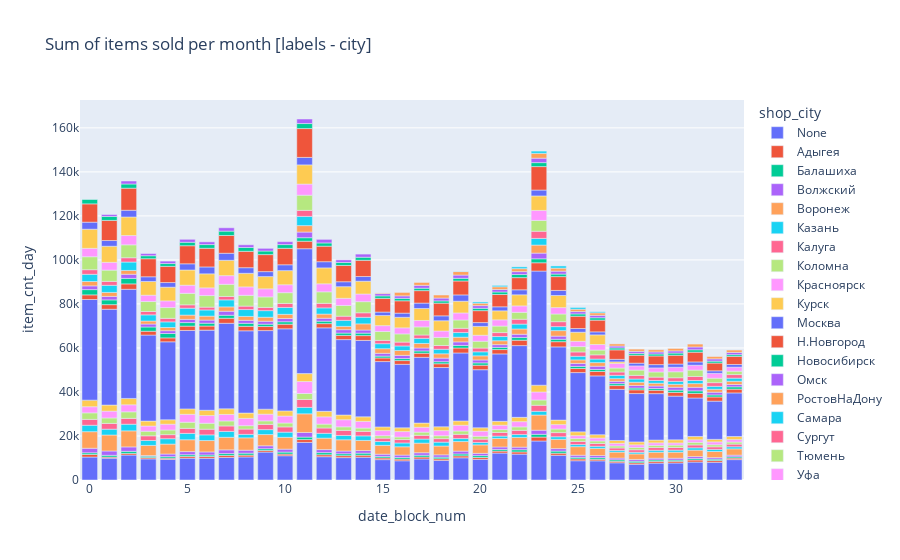

The notebook cell saved with this chart:
### Markdown cell above
## Sales per city

### Code cell
df = full_relations.groupby(['date_block_num','shop_city'], as_index=False).sum(numeric_only=True)
fig = px.bar(df, x='date_block_num', y = 'item_cnt_day', 
             color='shop_city', title="Sum of items sold per month [labels - city]")
fig.show()

### Figure 1 — Plotly figure (JSON) as saved in the notebook; plotly's stock layout.template omitted (floating-point values rounded to 4 significant figures)
{"data": [{"alignmentgroup": "True", "hovertemplate": "shop_city=None<br>date_block_num=%{x}<br>item_cnt_day=%{y}<extra></extra>", "legendgroup": "None", "marker": {"color": "#636efa", "pattern": {"shape": ""}}, "name": "None", "offsetgroup": "None", "orientation": "v", "showlegend": true, "textposition": "auto", "type": "bar", "x": [0, 1, 2, 3, 4, 5, 6, 7, 8, 9, 10, 11, 12, 13, 14, 15, 16, 17, 18, 19, 20, 21, 22, 23, 24, 25, 26, 27, 28, 29, 30, 31, 32, 33], "xaxis": "x", "y": [10437, 9924, 11349, 9595, 9350, 9921, 9895, 10278, 10470, 12694, 11029, 17088, 10589, 10174, 10353, 9254, 8731, 9545, 8886, 10087, 9391, 12250, 11770, 17725, 11244, 8752, 8709, 7819, 7149, 7678, 7728, 8151, 8059, 9267], "yaxis": "y"}, {"alignmentgroup": "True", "hovertemplate": "shop_city=Адыгея<br>date_block_num=%{x}<br>item_cnt_day=%{y}<extra></extra>", "legendgroup": "Адыгея", "marker": {"color": "#EF553B", "pattern": {"shape": ""}}, "name": "Адыгея", "offsetgroup": "Адыгея", "orientation": "v", "showlegend": true, "textposition": "auto", "type": "bar", "x": [0, 1, 2, 3, 4, 5, 6, 7, 8, 9, 10, 11, 12, 13, 14, 15, 16, 17, 18, 19, 20, 21, 22, 23, 24, 25, 26, 27, 28, 29, 30, 31, 32, 33], "xaxis": "x", "y": [1151, 489, 726, 585, 553, 801, 809, 867, 828, 726, 747, 1282, 883, 882, 912, 768, 776, 884, 748, 890, 832, 882, 981, 1780, 928, 833, 711, 679, 689, 790, 789, 928, 776, 689], "yaxis": "y"}, {"alignmentgroup": "True", "hovertemplate": "shop_city=Балашиха<br>date_block_num=%{x}<br>item_cnt_day=%{y}<extra></extra>", "legendgroup": "Балашиха", "marker": {"color": "#00cc96", "pattern": {"shape": ""}}, "name": "Балашиха", "offsetgroup": "Балашиха", "orientation": "v", "showlegend": true, "textposition": "auto", "type": "bar", "x": [0, 1, 2, 3, 4, 5, 6, 7, 8, 9, 10, 11, 12, 13, 14, 15, 16, 17, 18, 19, 20, 21, 22, 23, 24, 25, 26, 27, 28, 29, 30, 31, 32, 33], "xaxis": "x", "y": [767, 801, 949, 648, 703, 765, 679, 858, 889, 787, 899, 1132, 971, 872, 934, 686, 727, 811, 749, 853, 853, 750, 998, 1252, 967, 724, 741, 682, 703, 660, 542, 662, 639, 583], "yaxis": "y"}, {"alignmentgroup": "True", "hovertemplate": "shop_city=Волжский<br>date_block_num=%{x}<br>item_cnt_day=%{y}<extra></extra>", "legendgroup": "Волжский", "marker": {"color": "#ab63fa", "pattern": {"shape": ""}}, "name": "Волжский", "offsetgroup": "Волжский", "orientation": "v", "showlegend": true, "textposition": "auto", "type": "bar", "x": [0, 1, 2, 3, 4, 5, 6, 7, 8, 9, 10, 11, 12, 13, 14, 15, 16, 17, 18, 19, 20, 21, 22, 23, 24, 25, 26, 27, 28, 29, 30, 31, 32, 33], "xaxis": "x", "y": [2066, 1971, 2013, 271, 1200, 1416, 1373, 1694, 1360, 1341, 1344, 2096, 1377, 1233, 1182, 1014, 1093, 1148, 1055, 1295, 1025, 1123, 1188, 1871, 1118, 951, 945, 787, 800, 781, 839, 896, 697, 754], "yaxis": "y"}, {"alignmentgroup": "True", "hovertemplate": "shop_city=Воронеж<br>date_block_num=%{x}<br>item_cnt_day=%{y}<extra></extra>", "legendgroup": "Воронеж", "marker": {"color": "#FFA15A", "pattern": {"shape": ""}}, "name": "Воронеж", "offsetgroup": "Воронеж", "orientation": "v", "showlegend": true, "textposition": "auto", "type": "bar", "x": [0, 1, 2, 3, 4, 5, 6, 7, 8, 9, 10, 11, 12, 13, 14, 15, 16, 17, 18, 19, 20, 21, 22, 23, 24, 25, 26, 27, 28, 29, 30, 31, 32, 33], "xaxis": "x", "y": [7533, 7263, 7295, 4611, 4508, 5379, 5171, 5699, 5612, 5101, 5367, 8473, 5199, 5110, 4593, 4030, 3768, 4360, 4010, 4352, 3863, 3877, 4413, 6890, 4229, 3895, 3252, 2712, 2504, 2723, 2751, 2945, 2776, 2857], "yaxis": "y"}, {"alignmentgroup": "True", "hovertemplate": "shop_city=Казань<br>date_block_num=%{x}<br>item_cnt_day=%{y}<extra></extra>", "legendgroup": "Казань", "marker": {"color": "#19d3f3", "pattern": {"shape": ""}}, "name": "Казань", "offsetgroup": "Казань", "orientation": "v", "showlegend": true, "textposition": "auto", "type": "bar", "x": [0, 1, 2, 3, 4, 5, 6, 7, 8, 9, 10, 11, 12, 13, 14, 15, 16, 17, 18, 19, 20, 21, 22, 23, 24, 25, 26, 27, 28, 29, 30, 31, 32, 33], "xaxis": "x", "y": [2921, 2649, 3016, 2247, 2445, 2901, 2581, 2679, 1579, 2248, 2354, 2920, 2195, 1961, 2076, 1726, 1737, 1858, 1753, 1347, 1065, 1070, 1297, 1710, 1164, 944, 950, 746, 743, 857, 909, 1041, 950, 946], "yaxis": "y"}, {"alignmentgroup": "True", "hovertemplate": "shop_city=Калуга<br>date_block_num=%{x}<br>item_cnt_day=%{y}<extra></extra>", "legendgroup": "Калуга", "marker": {"color": "#FF6692", "pattern": {"shape": ""}}, "name": "Калуга", "offsetgroup": "Калуга", "orientation": "v", "showlegend": true, "textposition": "auto", "type": "bar", "x": [0, 1, 2, 3, 4, 5, 6, 7, 8, 9, 10, 11, 12, 13, 14, 15, 16, 17, 18, 19, 20, 21, 22, 23, 24, 25, 26, 27, 28, 29, 30, 31, 32, 33], "xaxis": "x", "y": [2668, 2601, 2653, 2115, 1851, 2286, 2578, 2489, 2411, 2374, 2376, 3605, 2417, 2300, 2050, 1534, 1546, 1696, 1592, 1933, 1533, 1643, 1919, 2730, 1885, 1435, 1283, 1127, 1149, 1249, 1209, 1308, 1177, 1211], "yaxis": "y"}, {"alignmentgroup": "True", "hovertemplate": "shop_city=Коломна<br>date_block_num=%{x}<br>item_cnt_day=%{y}<extra></extra>", "legendgroup": "Коломна", "marker": {"color": "#B6E880", "pattern": {"shape": ""}}, "name": "Коломна", "offsetgroup": "Коломна", "orientation": "v", "showlegend": true, "textposition": "auto", "type": "bar", "x": [0, 1, 2, 3, 4, 5, 6, 7, 8, 9, 10, 11, 12, 13, 14, 15, 16, 17, 18, 19, 20, 21, 22, 23, 24, 25, 26, 27, 28, 29, 30, 31, 32, 33], "xaxis": "x", "y": [2966, 2489, 2971, 2076, 2113, 2783, 2697, 2273, 1532, 1592, 1780, 2706, 1767, 1626, 1510, 1113, 1162, 1446, 1326, 1509, 1305, 1317, 1569, 2398, 1634, 1296, 1142, 937, 1075, 1011, 1096, 1197, 948, 941], "yaxis": "y"}, {"alignmentgroup": "True", "hovertemplate": "shop_city=Красноярск<br>date_block_num=%{x}<br>item_cnt_day=%{y}<extra></extra>", "legendgroup": "Красноярск", "marker": {"color": "#FF97FF", "pattern": {"shape": ""}}, "name": "Красноярск", "offsetgroup": "Красноярск", "orientation": "v", "showlegend": true, "textposition": "auto", "type": "bar", "x": [0, 1, 2, 3, 4, 5, 6, 7, 8, 9, 10, 11, 12, 13, 14, 15, 16, 17, 18, 19, 20, 21, 22, 23, 24, 25, 26, 27, 28, 29, 30, 31, 32, 33], "xaxis": "x", "y": [2789, 3116, 3199, 2378, 2636, 3589, 3495, 2953, 3308, 3048, 3162, 5438, 3299, 3233, 3015, 2326, 2459, 2204, 2328, 2609, 2323, 1987, 2366, 3638, 2007, 1327, 1351, 1153, 1174, 1122, 978, 1147, 1296, 1122], "yaxis": "y"}, {"alignmentgroup": "True", "hovertemplate": "shop_city=Курск<br>date_block_num=%{x}<br>item_cnt_day=%{y}<extra></extra>", "legendgroup": "Курск", "marker": {"color": "#FECB52", "pattern": {"shape": ""}}, "name": "Курск", "offsetgroup": "Курск", "orientation": "v", "showlegend": true, "textposition": "auto", "type": "bar", "x": [0, 1, 2, 3, 4, 5, 6, 7, 8, 9, 10, 11, 12, 13, 14, 15, 16, 17, 18, 19, 20, 21, 22, 23, 24, 25, 26, 27, 28, 29, 30, 31, 32, 33], "xaxis": "x", "y": [2991, 2747, 2883, 2249, 2006, 2471, 2414, 2547, 2437, 2267, 2346, 3600, 2520, 2133, 2077, 1671, 1704, 1921, 1731, 1949, 1542, 1777, 1973, 3082, 2047, 1733, 1493, 1314, 1308, 1279, 1425, 1507, 1146, 1399], "yaxis": "y"}, {"alignmentgroup": "True", "hovertemplate": "shop_city=Москва<br>date_block_num=%{x}<br>item_cnt_day=%{y}<extra></extra>", "legendgroup": "Москва", "marker": {"color": "#636efa", "pattern": {"shape": ""}}, "name": "Москва", "offsetgroup": "Москва", "orientation": "v", "showlegend": true, "textposition": "auto", "type": "bar", "x": [0, 1, 2, 3, 4, 5, 6, 7, 8, 9, 10, 11, 12, 13, 14, 15, 16, 17, 18, 19, 20, 21, 22, 23, 24, 25, 26, 27, 28, 29, 30, 31, 32, 33], "xaxis": "x", "y": [45719, 43528, 49597, 39078, 35422, 35636, 36397, 38870, 37372, 35708, 37298, 56745, 37926, 34268, 34727, 29687, 28847, 29861, 26927, 30895, 26379, 30611, 32594, 51854, 33253, 26916, 26724, 23234, 21979, 21086, 19853, 17480, 17371, 19793], "yaxis": "y"}, {"alignmentgroup": "True", "hovertemplate": "shop_city=Н.Новгород<br>date_block_num=%{x}<br>item_cnt_day=%{y}<extra></extra>", "legendgroup": "Н.Новгород", "marker": {"color": "#EF553B", "pattern": {"shape": ""}}, "name": "Н.Новгород", "offsetgroup": "Н.Новгород", "orientation": "v", "showlegend": true, "textposition": "auto", "type": "bar", "x": [0, 1, 2, 3, 4, 5, 6, 7, 8, 9, 10, 11, 12, 13, 14, 15, 16, 17, 18, 19, 20, 21, 22, 23, 24, 25, 26, 27, 28, 29, 30, 31, 32, 33], "xaxis": "x", "y": [2112, 2096, 2460, 1748, 1789, 1968, 1870, 2273, 2040, 1849, 2082, 3412, 1903, 1894, 2181, 1635, 1711, 1871, 1720, 2259, 2052, 1978, 2445, 3769, 2369, 1851, 2010, 1717, 1700, 1543, 1690, 2083, 1891, 1712], "yaxis": "y"}, {"alignmentgroup": "True", "hovertemplate": "shop_city=Новосибирск<br>date_block_num=%{x}<br>item_cnt_day=%{y}<extra></extra>", "legendgroup": "Новосибирск", "marker": {"color": "#00cc96", "pattern": {"shape": ""}}, "name": "Новосибирск", "offsetgroup": "Новосибирск", "orientation": "v", "showlegend": true, "textposition": "auto", "type": "bar", "x": [0, 1, 2, 3, 4, 5, 6, 7, 8, 9, 10, 11, 12, 13, 14, 15, 16, 17, 18, 19, 20, 21, 22, 23, 24, 25, 26, 27, 28, 29, 30, 31, 32, 33], "xaxis": "x", "y": [2390, 2155, 2491, 1925, 1988, 1610, 1280, 1378, 1350, 1061, 1114, 1591, 1113, 1081, 1121, 842, 914, 1028, 923, 1167, 1050, 1005, 1218, 1807, 1094, 934, 925, 873, 811, 797, 1016, 1154, 928, 1067], "yaxis": "y"}, {"alignmentgroup": "True", "hovertemplate": "shop_city=Омск<br>date_block_num=%{x}<br>item_cnt_day=%{y}<extra></extra>", "legendgroup": "Омск", "marker": {"color": "#ab63fa", "pattern": {"shape": ""}}, "name": "Омск", "offsetgroup": "Омск", "orientation": "v", "showlegend": true, "textposition": "auto", "type": "bar", "x": [0, 1, 2, 3, 4, 5, 6, 7, 8, 9, 10, 11, 12, 13, 14, 15, 16, 17, 18, 19, 20, 21, 22, 23, 24, 25, 26, 27, 28, 29, 30, 31, 32, 33], "xaxis": "x", "y": [1698, 1586, 1880, 1357, 1280, 1465, 1425, 1824, 1365, 1330, 1470, 2578, 1338, 1532, 1424, 1271, 1442, 1348, 1632, 1604, 1333, 1228, 1497, 2583, 1436, 1381, 1471, 1058, 1136, 1133, 1314, 1615, 1234, 1048], "yaxis": "y"}, {"alignmentgroup": "True", "hovertemplate": "shop_city=РостовНаДону<br>date_block_num=%{x}<br>item_cnt_day=%{y}<extra></extra>", "legendgroup": "РостовНаДону", "marker": {"color": "#FFA15A", "pattern": {"shape": ""}}, "name": "РостовНаДону", "offsetgroup": "РостовНаДону", "orientation": "v", "showlegend": true, "textposition": "auto", "type": "bar", "x": [0, 1, 2, 3, 4, 5, 6, 7, 8, 9, 10, 11, 12, 13, 14, 15, 16, 17, 18, 19, 20, 21, 22, 23, 24, 25, 26, 27, 28, 29, 30, 31, 32, 33], "xaxis": "x", "y": [1994, 1812, 1739, 1354, 1449, 1939, 1798, 1979, 1770, 1825, 1905, 2924, 1898, 1499, 2789, 2102, 2221, 2069, 1959, 2134, 1874, 1778, 2398, 3654, 2496, 1604, 1628, 1205, 1513, 1256, 1337, 1676, 1328, 1472], "yaxis": "y"}, {"alignmentgroup": "True", "hovertemplate": "shop_city=Самара<br>date_block_num=%{x}<br>item_cnt_day=%{y}<extra></extra>", "legendgroup": "Самара", "marker": {"color": "#19d3f3", "pattern": {"shape": ""}}, "name": "Самара", "offsetgroup": "Самара", "orientation": "v", "showlegend": true, "textposition": "auto", "type": "bar", "x": [0, 1, 2, 3, 4, 5, 6, 7, 8, 9, 10, 11, 12, 13, 14, 15, 16, 17, 18, 19, 20, 21, 22, 23, 24, 25, 26, 27, 28, 29, 30, 31, 32, 33], "xaxis": "x", "y": [3256, 3238, 3815, 2801, 2552, 3130, 2807, 3191, 3122, 3000, 3115, 4184, 2811, 2736, 2971, 2270, 2071, 2318, 2072, 2115, 1823, 1914, 2215, 3024, 1830, 1642, 1624, 1522, 1458, 1238, 1347, 1413, 1338, 1414], "yaxis": "y"}, {"alignmentgroup": "True", "hovertemplate": "shop_city=Сургут<br>date_block_num=%{x}<br>item_cnt_day=%{y}<extra></extra>", "legendgroup": "Сургут", "marker": {"color": "#FF6692", "pattern": {"shape": ""}}, "name": "Сургут", "offsetgroup": "Сургут", "orientation": "v", "showlegend": true, "textposition": "auto", "type": "bar", "x": [0, 1, 2, 3, 4, 5, 6, 7, 8, 9, 10, 11, 12, 13, 14, 15, 16, 17, 18, 19, 20, 21, 22, 23, 24, 25, 26, 27, 28, 29, 30, 31, 32, 33], "xaxis": "x", "y": [2098, 1789, 1949, 1536, 1612, 1530, 1271, 1537, 1558, 1465, 1826, 2746, 2051, 1902, 2059, 1507, 1759, 1518, 1702, 1933, 1717, 1789, 2200, 3250, 2224, 1970, 1909, 1513, 1644, 1542, 1623, 1840, 1676, 1622], "yaxis": "y"}, {"alignmentgroup": "True", "hovertemplate": "shop_city=Тюмень<br>date_block_num=%{x}<br>item_cnt_day=%{y}<extra></extra>", "legendgroup": "Тюмень", "marker": {"color": "#B6E880", "pattern": {"shape": ""}}, "name": "Тюмень", "offsetgroup": "Тюмень", "orientation": "v", "showlegend": true, "textposition": "auto", "type": "bar", "x": [0, 1, 2, 3, 4, 5, 6, 7, 8, 9, 10, 11, 12, 13, 14, 15, 16, 17, 18, 19, 20, 21, 22, 23, 24, 25, 26, 27, 28, 29, 30, 31, 32, 33], "xaxis": "x", "y": [5889, 5111, 5867, 4518, 4893, 5231, 5264, 5526, 4904, 4786, 4896, 6889, 5243, 4864, 5055, 4040, 3716, 3671, 3665, 3778, 3093, 2977, 3153, 4924, 3502, 2429, 2180, 1799, 2406, 2331, 2719, 2905, 2027, 1539], "yaxis": "y"}, {"alignmentgroup": "True", "hovertemplate": "shop_city=Уфа<br>date_block_num=%{x}<br>item_cnt_day=%{y}<extra></extra>", "legendgroup": "Уфа", "marker": {"color": "#FF97FF", "pattern": {"shape": ""}}, "name": "Уфа", "offsetgroup": "Уфа", "orientation": "v", "showlegend": true, "textposition": "auto", "type": "bar", "x": [0, 1, 2, 3, 4, 5, 6, 7, 8, 9, 10, 11, 12, 13, 14, 15, 16, 17, 18, 19, 20, 21, 22, 23, 24, 25, 26, 27, 28, 29, 30, 31, 32, 33], "xaxis": "x", "y": [3816, 3534, 4225, 2881, 3030, 3689, 3502, 3942, 3836, 3658, 3601, 5050, 3637, 3251, 3484, 2661, 2751, 2930, 2916, 3199, 2719, 2817, 2919, 4553, 2912, 2407, 2510, 2076, 1904, 1857, 2064, 2203, 2201, 1828], "yaxis": "y"}, {"alignmentgroup": "True", "hovertemplate": "shop_city=Химки<br>date_block_num=%{x}<br>item_cnt_day=%{y}<extra></extra>", "legendgroup": "Химки", "marker": {"color": "#FECB52", "pattern": {"shape": ""}}, "name": "Химки", "offsetgroup": "Химки", "orientation": "v", "showlegend": true, "textposition": "auto", "type": "bar", "x": [0, 1, 2, 3, 4, 5, 6, 7, 8, 9, 10, 11, 12, 13, 14, 15, 16, 17, 18, 19, 20, 21, 22, 23, 24, 25, 26, 27], "xaxis": "x", "y": [8696, 7317, 8432, 6234, 6231, 6901, 6371, 6973, 6171, 5562, 6415, 8719, 7241, 5288, 5817, 4595, 4791, 5443, 4670, 5336, 4024, 4097, 5034, 6575, 5491, 4130, 4381, 710], "yaxis": "y"}, {"alignmentgroup": "True", "hovertemplate": "shop_city=Чехов<br>date_block_num=%{x}<br>item_cnt_day=%{y}<extra></extra>", "legendgroup": "Чехов", "marker": {"color": "#636efa", "pattern": {"shape": ""}}, "name": "Чехов", "offsetgroup": "Чехов", "orientation": "v", "showlegend": true, "textposition": "auto", "type": "bar", "x": [0, 1, 2, 3, 4, 5, 6, 7, 8, 9, 10, 11, 12, 13, 14, 15, 16, 17, 18, 19, 20, 21, 22, 23, 24, 25, 26, 27, 28, 29, 30, 31, 32, 33], "xaxis": "x", "y": [3190, 2595, 3052, 2136, 2102, 2821, 3129, 3197, 2553, 2252, 2668, 3398, 2805, 2234, 2125, 1576, 1889, 2451, 2224, 2853, 1726, 1820, 2267, 2678, 2302, 1670, 1368, 1160, 1242, 1498, 1466, 1495, 1150, 1231], "yaxis": "y"}, {"alignmentgroup": "True", "hovertemplate": "shop_city=Якутск<br>date_block_num=%{x}<br>item_cnt_day=%{y}<extra></extra>", "legendgroup": "Якутск", "marker": {"color": "#EF553B", "pattern": {"shape": ""}}, "name": "Якутск", "offsetgroup": "Якутск", "orientation": "v", "showlegend": true, "textposition": "auto", "type": "bar", "x": [0, 1, 2, 3, 4, 5, 6, 7, 8, 9, 10, 11, 12, 13, 14, 15, 16, 17, 18, 19, 20, 21, 22, 23, 24, 25, 26, 27, 28, 29, 30, 31, 32, 33], "xaxis": "x", "y": [8320, 9137, 10027, 8201, 7353, 8212, 8474, 8070, 7436, 7741, 7463, 13102, 7056, 7403, 7367, 6219, 5606, 5660, 5756, 6326, 5424, 5594, 5537, 10662, 6281, 5594, 5334, 4313, 3610, 3923, 3986, 4431, 3526, 3678], "yaxis": "y"}, {"alignmentgroup": "True", "hovertemplate": "shop_city=Ярославль<br>date_block_num=%{x}<br>item_cnt_day=%{y}<extra></extra>", "legendgroup": "Ярославль", "marker": {"color": "#00cc96", "pattern": {"shape": ""}}, "name": "Ярославль", "offsetgroup": "Ярославль", "orientation": "v", "showlegend": true, "textposition": "auto", "type": "bar", "x": [0, 1, 2, 3, 4, 5, 6, 7, 8, 9, 10, 11, 12, 13, 14, 15, 16, 17, 18, 19, 20, 21, 22, 23, 24, 25, 26, 27, 28, 29, 30, 31, 32, 33], "xaxis": "x", "y": [1983, 1806, 1909, 1358, 1283, 1571, 1691, 1996, 1745, 1625, 1707, 2284, 1476, 1360, 1400, 1139, 1113, 1104, 1029, 1219, 1065, 1142, 1409, 1803, 1153, 1039, 1078, 867, 820, 894, 998, 1084, 867, 778], "yaxis": "y"}, {"alignmentgroup": "True", "hovertemplate": "shop_city=Вологда<br>date_block_num=%{x}<br>item_cnt_day=%{y}<extra></extra>", "legendgroup": "Вологда", "marker": {"color": "#ab63fa", "pattern": {"shape": ""}}, "name": "Вологда", "offsetgroup": "Вологда", "orientation": "v", "showlegend": true, "textposition": "auto", "type": "bar", "x": [1, 2, 3, 4, 5, 6, 7, 8, 9, 10, 11, 12, 13, 14, 15, 16, 17, 18, 19, 20, 21, 22, 23, 24, 25, 26, 27, 28, 29, 30, 31, 32, 33], "xaxis": "x", "y": [873, 1357, 1003, 1102, 1349, 1236, 1509, 1217, 1220, 1329, 2064, 1621, 1194, 1420, 1036, 1131, 1312, 1299, 1479, 1220, 1138, 1311, 2010, 1324, 1061, 1100, 868, 945, 935, 979, 1284, 1035, 1023], "yaxis": "y"}, {"alignmentgroup": "True", "hovertemplate": "shop_city=Томск<br>date_block_num=%{x}<br>item_cnt_day=%{y}<extra></extra>", "legendgroup": "Томск", "marker": {"color": "#FFA15A", "pattern": {"shape": ""}}, "name": "Томск", "offsetgroup": "Томск", "orientation": "v", "showlegend": true, "textposition": "auto", "type": "bar", "x": [15, 16, 17, 18, 19, 20, 21, 22, 23, 24, 25, 26, 27, 28, 29, 30, 31, 32, 33], "xaxis": "x", "y": [298, 1555, 1299, 1377, 1582, 1097, 1247, 1361, 2202, 1382, 1095, 1142, 969, 1008, 980, 1101, 1313, 1060, 1060], "yaxis": "y"}, {"alignmentgroup": "True", "hovertemplate": "shop_city=Мытищи<br>date_block_num=%{x}<br>item_cnt_day=%{y}<extra></extra>", "legendgroup": "Мытищи", "marker": {"color": "#19d3f3", "pattern": {"shape": ""}}, "name": "Мытищи", "offsetgroup": "Мытищи", "orientation": "v", "showlegend": true, "textposition": "auto", "type": "bar", "x": [19, 20, 21, 22, 23, 24, 25, 26], "xaxis": "x", "y": [125, 575, 597, 807, 1012, 983, 771, 486], "yaxis": "y"}], "layout": {"barmode": "relative", "legend": {"title": {"text": "shop_city"}, "tracegroupgap": 0}, "title": {"text": "Sum of items sold per month [labels - city]"}, "xaxis": {"anchor": "y", "domain": [0, 1], "title": {"text": "date_block_num"}}, "yaxis": {"anchor": "x", "domain": [0, 1], "title": {"text": "item_cnt_day"}}}}
